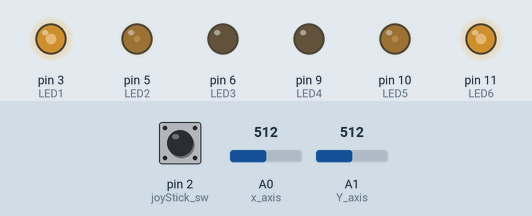
Bench run of a sketch on a simulated Arduino Uno, built with avr-gcc and run on an emulated ATmega328P. On the bench: output pins drawn as LEDs (lit = HIGH). The inputs (shaded band) are chosen by the test bench; at power-on: A1 (Y_axis) = 512, pin 2 (joyStick_sw) HIGH, A0 (x_axis) = 512. What the sketch prints to the serial monitor is not drawn.

Above: at 1.2 s.
1.3 s: A1 (Y_axis) set to 716
At 2.4 s:
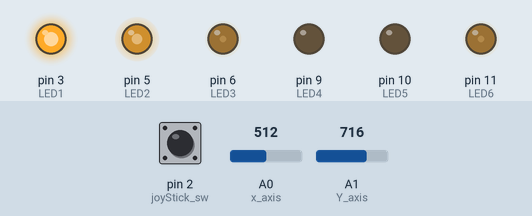
2.8 s: pin 2 (joyStick_sw) pulled LOW for 0.15 s
At 3.4 s:
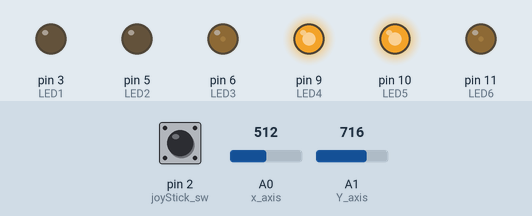
4.4 s: A1 (Y_axis) set to 900
At 4.7 s:
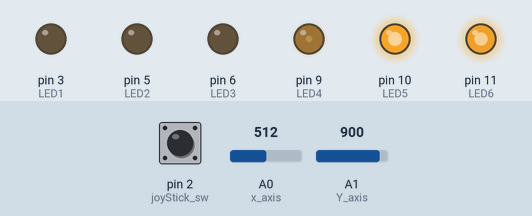
5.9 s: pin 2 (joyStick_sw) pulled LOW for 1 s
At 8.1 s:
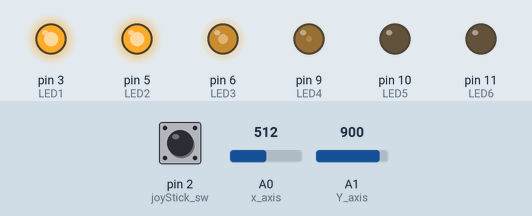
8.4 s: A1 (Y_axis) set to 1023
At 9.0 s:
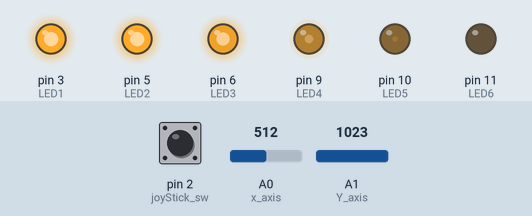
9.9 s: pin 2 (joyStick_sw) pulled LOW for 0.15 s
At 11.2 s:
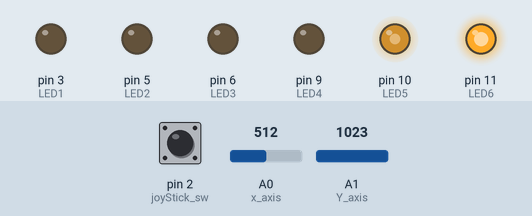
Timing chart, 0 to 12.5 s (numbered marks = the images above; inputs shaded):
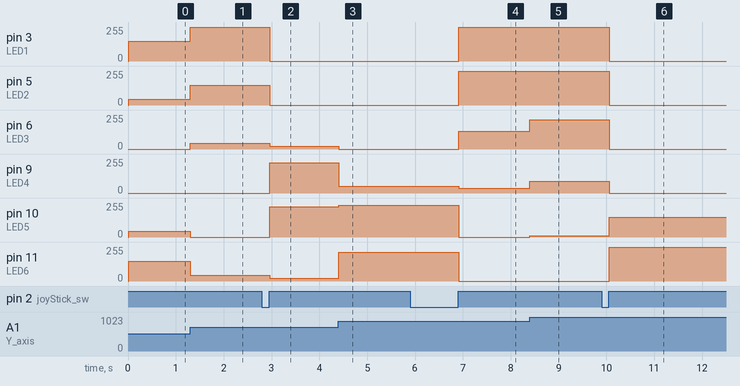

The sketch:

LED_slide_brightness.ino
```cpp
int const x_axis = A0;
int const Y_axis = A1;
int const joyStick_sw = 2;

int LED1 = 3;
int LED2 = 5;
int LED3 = 6;
int LED4 = 9;
int LED5 = 10;
int LED6 = 11;

int LED1Value;
int LED2Value;
int LED3Value;
int LED4Value;
int LED5Value;
int LED6Value;

int read_X;
int read_Y;
int read_SW;

int buttonState;
int memory = HIGH;
int programMode = 1;

int wait (10);

void setup() {
  // put your setup code here, to run once:
  Serial.begin(19200);

  pinMode(x_axis, INPUT);
  pinMode(Y_axis, INPUT);
  pinMode(joyStick_sw, INPUT_PULLUP);

  pinMode(LED1, OUTPUT);
  pinMode(LED2, OUTPUT);
  pinMode(LED3, OUTPUT);
  pinMode(LED4, OUTPUT);
  pinMode(LED5, OUTPUT);
  pinMode(LED6, OUTPUT);
}

void loop() {
  // put your main code here, to run repeatedly:
  read_X = analogRead(x_axis);
  read_Y = analogRead(Y_axis);
  read_SW = digitalRead(joyStick_sw);
  buttonState = digitalRead(joyStick_sw);

  if (buttonState == HIGH && memory == HIGH){
    if (programMode == 2){
      programMode = 1;
    }else {
      programMode = 2;
    }
    memory = LOW;
    delay(wait);                   // this delay is added to handle the debouncing effect caused by the physical button.
  } else if (buttonState == LOW && memory == LOW) {
    memory = HIGH;                 // this memeory bit is added to handle multiple commands at very short time intervals.
  }

  if (programMode == 1) {
  LED1Value = -sq(((read_Y/20.)-10.23*(0.)))+255;
  LED2Value = -sq(((read_Y/20.)-10.23*(1.)))+255;
  LED3Value = -sq(((read_Y/20.)-10.23*(2.)))+255;
  LED4Value = -sq(((read_Y/20.)-10.23*(3.)))+255;
  LED5Value = -sq(((read_Y/20.)-10.23*(4.)))+255;
  LED6Value = -sq(((read_Y/20.)-10.23*(5.)))+255;
  }

  if (programMode == 2){
  LED1Value = sq(((read_Y/40.)-5.11*(0.)))-15;
  LED2Value = sq(((read_Y/40.)-5.11*(1.)))-15;
  LED3Value = sq(((read_Y/40.)-5.11*(2.)))-15;
  LED4Value = sq(((read_Y/40.)-5.11*(3.)))-15;
  LED5Value = sq(((read_Y/40.)-5.11*(4.)))-15;
  LED6Value = sq(((read_Y/40.)-5.11*(5.)))-15;
  }

  if (LED1Value<1){
    analogWrite(LED1, 0);
  }else if (LED1Value>254){
    analogWrite(LED1, 255);
  }else {
    analogWrite(LED1, LED1Value);
  }

  if (LED2Value<1){
    analogWrite(LED2, 0);
  }else if (LED2Value>254){
    analogWrite(LED2, 255);
  }else {
    analogWrite(LED2, LED2Value);
  }

  if (LED3Value<1){
    analogWrite(LED3, 0);
  }else if (LED3Value>254){
    analogWrite(LED3, 255);
  }else {
  analogWrite(LED3, LED3Value);
  }

  if (LED4Value<1){
    analogWrite(LED4, 0);
  }else if (LED4Value>254){
    analogWrite(LED4, 255);
  }else {
  analogWrite(LED4, LED4Value);
  }

  if (LED5Value<1){
    analogWrite(LED5, 0);
  }else if (LED5Value>254){
    analogWrite(LED5, 255);
  }else {
  analogWrite(LED5, LED5Value);
  }

  if (LED6Value<1){
    analogWrite(LED6, 0);
  }else if (LED6Value>254){
    analogWrite(LED6, 255);
  }else {
  analogWrite(LED6, LED6Value);
  }

  Serial.println(LED1Value);
}
```

Measured:
- after the input at 1.3 s, pin 3 (LED1): 148/255 → 255/255 at once; pin 5 (LED2): 44/255 → 148/255 at once; pin 6 (LED3): 0/255 → 43/255 at once; pin 10 (LED5): 43/255 → 0/255 at once; pin 11 (LED6): 147/255 → 43/255 at once
- after the input at 2.8 s, pin 3 (LED1): 255/255 → 0/255 after 0.16 s; pin 5 (LED2): 148/255 → 0/255 after 0.16 s; pin 6 (LED3), pin 11 (LED6): 43/255 → 19/255 after 0.16 s; pin 9 (LED4), pin 10 (LED5): 0/255 → 228/255 after 0.16 s
- after the input at 4.4 s, pin 6 (LED3): 19/255 → 0/255 at once; pin 9 (LED4): 228/255 → 50/255 at once; pin 10 (LED5): 228/255 → 238/255 at once; pin 11 (LED6): 19/255 → 217/255 at once
- after the input at 5.9 s, pin 3 (LED1), pin 5 (LED2): 0/255 → 255/255 after 1.0 s; pin 6 (LED3): 0/255 → 135/255 after 1.0 s; pin 9 (LED4): 50/255 → 36/255 after 1.0 s; pin 10 (LED5): 238/255 → 0/255 after 1.0 s; pin 11 (LED6): 217/255 → 0/255 after 1.0 s
- after the input at 8.4 s, pin 6 (LED3): 135/255 → 220/255 at once; pin 9 (LED4): 36/255 → 89/255 at once; pin 10 (LED5): 0/255 → 11/255 at once
- after the input at 9.9 s, pin 3 (LED1), pin 5 (LED2): 255/255 → 0/255 after 0.16 s; pin 6 (LED3): 220/255 → 0/255 after 0.16 s; pin 9 (LED4): 89/255 → 0/255 after 0.16 s; pin 10 (LED5): 11/255 → 150/255 after 0.16 s; pin 11 (LED6): 0/255 → 255/255 after 0.16 s
